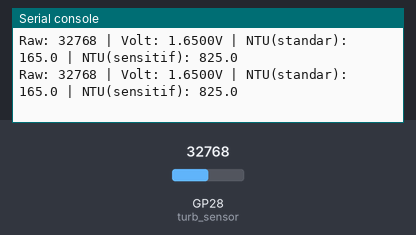
Bench run of a program on a simulated Raspberry Pi Pico running MicroPython. On the bench: the last lines printed to the serial console. Inputs (shaded band) come from the test bench; at power-on: GP28 (turb_sensor) = 32768 (analog values on the 0–65535 scale).

Above: at 1.2 s.
1.3 s: GP28 (turb_sensor) set to 7864
At 1.9 s:
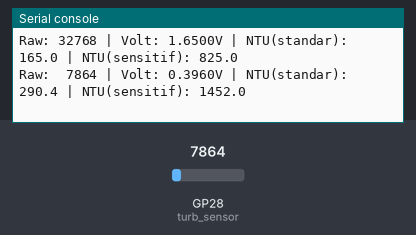
3.0 s: GP28 (turb_sensor) set to 0
At 3.4 s:
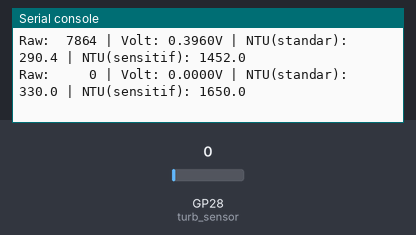

The program:

cek_turbidity.py
```python
# cek_turbidity.py - Diagnostik sensor turbidity
from machine import ADC, Pin
import time

turb_sensor = ADC(Pin(28))

print("=== DIAGNOSTIK SENSOR TURBIDITY ===")
print("\nCelupkan sensor ke:")
print("1. Air JERNIH (botol Aqua)")
print("2. Air KERUH (campur tanah/susu)\n")

while True:
    raw = turb_sensor.read_u16()
    volt = raw * 3.3 / 65535.0

    # Hitung NTU dengan berbagai rumus
    ntu1 = (3.3 - volt) * 100      # Rumus standar
    ntu2 = (3.3 - volt) * 500      # Sensitif lebih tinggi
    ntu3 = (volt * 100)            # Alternatif

    print(f"Raw: {raw:5d} | Volt: {volt:.4f}V | NTU(standar): {ntu1:.1f} | NTU(sensitif): {ntu2:.1f}")
    time.sleep(0.5)
```

Measured:
- after the input at 1.3 s, the serial console: prints a new line after 0.20 s (image 1)
- after the input at 3.0 s, the serial console: prints a new line at once (image 2)
